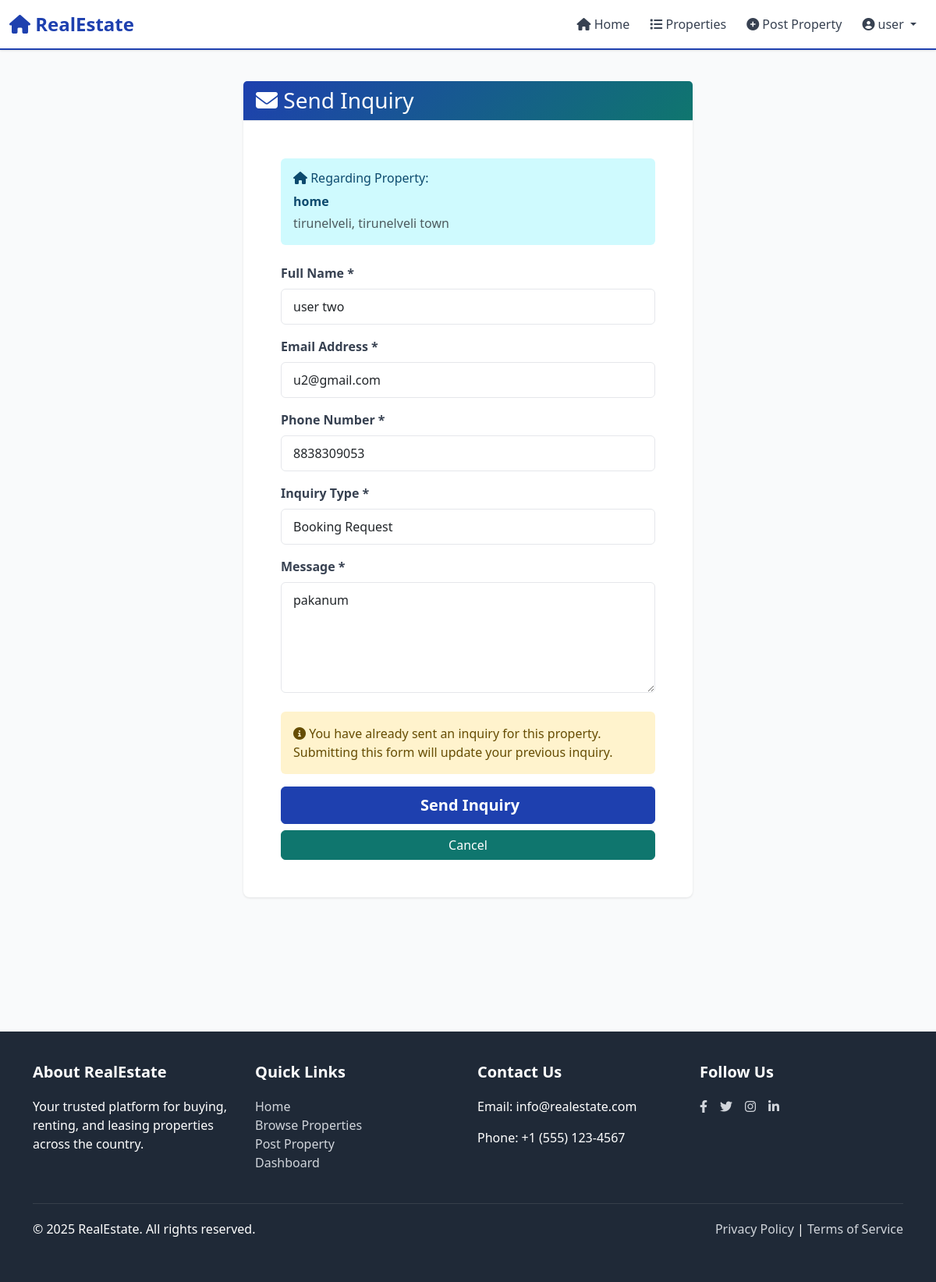
The page /contact/home/ (signed in) on the database its author committed.
### properties/models.py (models this page shows, shortened)
class Property(models.Model):
    PROPERTY_TYPE_CHOICES = [
        ('apartment', 'Apartment'),
        ('house', 'House'),
        ('villa', 'Villa'),
        ('studio', 'Studio'),
        ('penthouse', 'Penthouse'),
        ('townhouse', 'Townhouse'),
        ('commercial', 'Commercial'),
        ('land', 'Land'),
        ('other', 'Other'),
    ]
    LISTING_TYPE_CHOICES = [
        ('sale', 'For Sale'),
        ('rent', 'For Rent'),
        ('lease', 'For Lease'),
    ]
    CONDITION_CHOICES = [
        ('new', 'New'),
        ('old', 'Old'),
        ('renovated', 'Renovated'),
    ]
    owner = models.ForeignKey(User, on_delete=models.CASCADE, related_name='properties')
    title = models.CharField(max_length=200)
    slug = models.SlugField(unique=True, blank=True)
    description = models.TextField()
    property_type = models.CharField(max_length=20, choices=PROPERTY_TYPE_CHOICES)
    listing_type = models.CharField(max_length=10, choices=LISTING_TYPE_CHOICES)
    location = models.CharField(max_length=255)
    city = models.CharField(max_length=100)
    state = models.CharField(max_length=100, blank=True)
    postal_code = models.CharField(max_length=20, blank=True)
    latitude = models.FloatField(null=True, blank=True)
    longitude = models.FloatField(null=True, blank=True)
    bedrooms = models.IntegerField(validators=[MinValueValidator(0)], null=True, blank=True)
    bathrooms = models.IntegerField(validators=[MinValueValidator(0)], null=True, blank=True)
    area = models.FloatField(validators=[MinValueValidator(0)], help_text='Area in sq. ft.')
    price = models.DecimalField(max_digits=15, decimal_places=2, validators=[MinValueValidator(0)])
    is_furnished = models.BooleanField(default=False)
    has_parking = models.BooleanField(default=False)
    has_balcony = models.BooleanField(default=False)
    has_garden = models.BooleanField(default=False)
    has_pool = models.BooleanField(default=False)
    has_gym = models.BooleanField(default=False)
    condition = models.CharField(max_length=20, choices=CONDITION_CHOICES, default='old')
    is_active = models.BooleanField(default=True)
    is_featured = models.BooleanField(default=False)
    created_at = models.DateTimeField(auto_now_add=True)
    updated_at = models.DateTimeField(auto_now=True)
    contact_name = models.CharField(max_length=100, blank=True)
    contact_phone = models.CharField(max_length=20, blank=True)
    contact_email = models.EmailField(blank=True)
    class Meta:
        ordering = ['-created_at']
        indexes = [
            models.Index(fields=['slug']),
            models.Index(fields=['city', 'listing_type']),
            models.Index(fields=['-created_at']),
        ]

class PropertyInquiry(models.Model):
    STATUS_CHOICES = [
        ('pending', 'Pending'),
        ('responded', 'Responded'),
        ('completed', 'Completed'),
        ('rejected', 'Rejected'),
    ]
    property = models.ForeignKey(Property, on_delete=models.CASCADE, related_name='inquiries')
    sender = models.ForeignKey(User, on_delete=models.CASCADE, related_name='sent_inquiries')
    name = models.CharField(max_length=100)
    email = models.EmailField()
    phone = models.CharField(max_length=20)
    message = models.TextField()
    inquiry_type = models.CharField(max_length=20, choices=[
        ('inquiry', 'General Inquiry'),
        ('booking', 'Booking Request'),
        ('visit', 'Schedule Visit'),
    ], default='inquiry')
    status = models.CharField(max_length=20, choices=STATUS_CHOICES, default='pending')
    created_at = models.DateTimeField(auto_now_add=True)
    updated_at = models.DateTimeField(auto_now=True)
    class Meta:
        ordering = ['-created_at']
        unique_together = ('property', 'sender')

### properties/views.py (the view)
# urls.py: path('contact/<slug:slug>/', views.contact_property, name='contact-property'),
@login_required(login_url='login')
def contact_property(request, slug):
    property_obj = get_object_or_404(Property, slug=slug)
    existing_inquiry = PropertyInquiry.objects.filter(
        property=property_obj,
        sender=request.user
    ).first()
    if request.method == 'POST':
        form = PropertyInquiryForm(request.POST, instance=existing_inquiry)
        if form.is_valid():
            inquiry = form.save(commit=False)
            inquiry.property = property_obj
            inquiry.sender = request.user
            inquiry.save()
            messages.success(request, 'Your inquiry has been sent to the property owner!')
            return redirect('property-detail', slug=property_obj.slug)
    else:
        initial_data = {}
        if existing_inquiry:
            form = PropertyInquiryForm(instance=existing_inquiry)
        else:
            if request.user.first_name and request.user.last_name:
                initial_data['name'] = f"{request.user.first_name} {request.user.last_name}"
            initial_data['email'] = request.user.email
            form = PropertyInquiryForm(initial=initial_data)
    context = {
        'form': form,
        'property': property_obj,
        'existing_inquiry': existing_inquiry,
    }
    return render(request, 'properties/contact_property.html', context)

### properties/forms.py
class PropertyInquiryForm(forms.ModelForm):
    class Meta:
        model = PropertyInquiry
        fields = ['name', 'email', 'phone', 'message', 'inquiry_type']
        widgets = {
            'name': forms.TextInput(attrs={
                'class': 'form-control',
                'placeholder': 'Your Full Name',
            }),
            'email': forms.EmailInput(attrs={
                'class': 'form-control',
                'placeholder': 'Your Email Address',
            }),
            'phone': forms.TextInput(attrs={
                'class': 'form-control',
                'placeholder': 'Your Phone Number',
            }),
            'message': forms.Textarea(attrs={
                'class': 'form-control',
                'placeholder': 'Your Message / Inquiry',
                'rows': 5,
            }),
            'inquiry_type': forms.Select(attrs={'class': 'form-control'}),
        }

### properties/templates/properties/contact_property.html (shortened to what this page needs)
{% extends 'base/base.html' %}
{% block content %}
<div class="container container-main mb-5">
    <div class="row justify-content-center">
        <div class="col-lg-6">
            <div class="card border-0 shadow mb-4">
                <div class="card-header" style="background: linear-gradient(135deg, #1e40af 0%, #0f766e 100%); color: white;">
                    <h3 class="mb-0"><i class="fas fa-envelope"></i> Send Inquiry</h3>
                </div>
                <div class="card-body p-5">
                    <div class="alert alert-info mb-4">
                        <h6 class="mb-2"><i class="fas fa-home"></i> Regarding Property:</h6>
                        <p class="mb-1"><strong>{{ property.title }}</strong></p>
                        <p class="mb-0 text-muted">{{ property.location }}, {{ property.city }}</p>
                    </div>
                    <form method="POST">
                        <div class="mb-3">
                            <label for="id_name" class="form-label">Full Name *</label>
                            {{ form.name }}
                        </div>
                        <div class="mb-3">
                            <label for="id_email" class="form-label">Email Address *</label>
                            {{ form.email }}
                        </div>
                        <div class="mb-3">
                            <label for="id_phone" class="form-label">Phone Number *</label>
                            {{ form.phone }}
                        </div>
                        <div class="mb-3">
                            <label for="id_inquiry_type" class="form-label">Inquiry Type *</label>
                            {{ form.inquiry_type }}
                        </div>
                        <div class="mb-4">
                            <label for="id_message" class="form-label">Message *</label>
                            {{ form.message }}
                        </div>
                        {% if existing_inquiry %}
                            <div class="alert alert-warning">
                                <i class="fas fa-info-circle"></i> You have already sent an inquiry for this property. Submitting this form will update your previous inquiry.
                            </div>
                        {% endif %}
                        <div class="d-grid gap-2">
                            <button type="submit" class="btn btn-primary btn-lg">
                                 Send Inquiry
                            </button>
                            <a href="{% url 'property-detail' property.slug %}" class="btn btn-secondary">Cancel</a>
                        </div>
                    </form>
                </div>
            </div>
        </div>
    </div>
</div>
{% endblock %}

### properties/templates/base/base.html (shortened to what this page needs)
<!DOCTYPE html>
<html lang="en">
<head>
    <link href="https://cdn.jsdelivr.net/npm/bootstrap@5.3.0/dist/css/bootstrap.min.css" rel="stylesheet">
    <link rel="stylesheet" href="https://cdnjs.cloudflare.com/ajax/libs/font-awesome/6.4.0/css/all.min.css">
</head>
<body>
    <nav class="navbar navbar-expand-lg navbar-light sticky-top">
        <div class="container-fluid">
            <a class="navbar-brand" href="{% url 'home' %}">
                <i class="fas fa-home"></i> RealEstate
            </a>
            <div class="collapse navbar-collapse" id="navbarNav">
                <ul class="navbar-nav ms-auto">
                    <li class="nav-item">
                        <a class="nav-link {% if request.resolver_match.url_name == 'home' %}active{% endif %}" href="{% url 'home' %}">
                            <i class="fas fa-home"></i> Home
                        </a>
                    </li>
                    <li class="nav-item">
                        <a class="nav-link {% if request.resolver_match.url_name == 'property-list' %}active{% endif %}" href="{% url 'property-list' %}">
                            <i class="fas fa-list"></i> Properties
                        </a>
                    </li>
                    {% if user.is_authenticated %}
                        <li class="nav-item">
                            <a class="nav-link {% if request.resolver_match.url_name == 'post-property' %}active{% endif %}" href="{% url 'post-property' %}">
                                <i class="fas fa-plus-circle"></i> Post Property
                            </a>
                        </li>
                        <li class="nav-item dropdown">
                            <a class="nav-link dropdown-toggle" href="#" role="button" data-bs-toggle="dropdown">
                                <i class="fas fa-user-circle"></i> {{ user.first_name|default:user.username }}
                            </a>
                        </li>
                    {% endif %}
                </ul>
            </div>
        </div>
    </nav>
    <main>
        {% block content %}{% endblock %}
    </main>
    <footer>
        <div class="container">
            <div class="row mb-4">
                <div class="col-md-3 mb-4 mb-md-0">
                    <h5>About RealEstate</h5>
                    <p>Your trusted platform for buying, renting, and leasing properties across the country.</p>
                </div>
                <div class="col-md-3 mb-4 mb-md-0">
                    <h5>Quick Links</h5>
                    <ul class="list-unstyled">
                        <li><a href="{% url 'home' %}">Home</a></li>
                        <li><a href="{% url 'property-list' %}">Browse Properties</a></li>
                        <li><a href="{% url 'post-property' %}">Post Property</a></li>
                        <li><a href="{% url 'dashboard' %}">Dashboard</a></li>
                    </ul>
                </div>
                <div class="col-md-3 mb-4 mb-md-0">
                    <h5>Contact Us</h5>
                    <p>Email: info@realestate.com</p>
                    <p>Phone: +1 (555) 123-4567</p>
                </div>
                <div class="col-md-3">
                    <h5>Follow Us</h5>
                    <div class="d-flex gap-3">
                        <a href="#"><i class="fab fa-facebook-f"></i></a>
                        <a href="#"><i class="fab fa-twitter"></i></a>
                        <a href="#"><i class="fab fa-instagram"></i></a>
                        <a href="#"><i class="fab fa-linkedin-in"></i></a>
                    </div>
                </div>
            </div>
            <div class="footer-divider">
                <div class="row">
                    <div class="col-md-6">
                        <p>&copy; 2025 RealEstate. All rights reserved.</p>
                    </div>
                    <div class="col-md-6 text-md-end">
                        <p><a href="#">Privacy Policy</a> | <a href="#">Terms of Service</a></p>
                    </div>
                </div>
            </div>
        </div>
    </footer>
</body>
</html>

### properties/templates/base/base.html (style rules this page uses)
:root { --primary-color: #1e40af; --secondary-color: #0f766e; --success-color: #059669; --danger-color: #dc2626; --warning-color: #d97706; --light-bg: #f9fafb; --border-color: #e5e7eb; }
* { margin: 0; padding: 0; box-sizing: border-box; }
body { font-family: 'Segoe UI', Tahoma, Geneva, Verdana, sans-serif; background-color: var(--light-bg); color: #1f2937; }
.navbar { background: white; box-shadow: 0 1px 3px 0 rgba(0, 0, 0, 0.1); border-bottom: 2px solid var(--primary-color); }
.navbar-brand { font-weight: 700; font-size: 1.5rem; color: var(--primary-color) !important; }
.nav-link { color: #374151 !important; font-weight: 500; transition: all 0.3s ease; margin: 0 5px; }
main { min-height: calc(100vh - 300px); padding: 40px 0; }
.container-main { max-width: 1200px; }
.card { border: none; box-shadow: 0 1px 3px 0 rgba(0, 0, 0, 0.1); transition: all 0.3s ease; border-radius: 8px; }
.card-header { background-color: var(--light-bg); border-bottom: 1px solid var(--border-color); }
.btn-primary { background-color: var(--primary-color); border-color: var(--primary-color); font-weight: 600; border-radius: 6px; transition: all 0.3s ease; }
.btn-secondary { background-color: var(--secondary-color); border-color: var(--secondary-color); }
.form-control, .form-select { border-color: var(--border-color); border-radius: 6px; padding: 10px 15px; transition: all 0.3s ease; }
.form-label { font-weight: 600; color: #374151; margin-bottom: 8px; }
.alert { border-radius: 6px; border: none; }
.alert-info { background-color: #cffafe; color: #0c4a6e; }
footer { background-color: #1f2937; color: white; padding: 40px 0; margin-top: 60px; }
footer h5 { font-weight: 700; margin-bottom: 20px; color: #fff; }
footer a { color: #d1d5db; text-decoration: none; transition: all 0.3s ease; }
.footer-divider { border-top: 1px solid rgba(255, 255, 255, 0.1); padding-top: 20px; }
.shadow { box-shadow: 0 1px 3px 0 rgba(0, 0, 0, 0.1) !important; }

### rows shown on the page
Property: title "home", location "tirunelveli", city "tirunelveli town"
PropertyInquiry: name "user two", email "u2@gmail.com", phone "8838309053", inquiry_type "Booking Request", message "pakanum"

### other values the page prints
{{ user.first_name|default:user.username }} "user"
